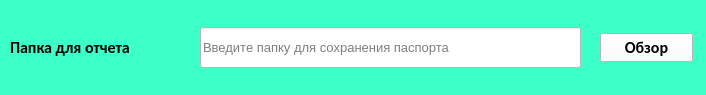
<?xml version="1.0" encoding="UTF-8"?>
<ui version="4.0">
 <class>drctryChoice</class>
 <widget class="QWidget" name="drctryChoice">
  <property name="geometry">
   <rect>
    <x>0</x>
    <y>0</y>
    <width>706</width>
    <height>95</height>
   </rect>
  </property>
  <property name="font">
   <font>
    <family>Calibri</family>
    <pointsize>10</pointsize>
    <weight>75</weight>
    <bold>true</bold>
   </font>
  </property>
  <property name="windowTitle">
   <string>Выберите папку для сохранения паспорта</string>
  </property>
  <property name="styleSheet">
   <string notr="true">background-color: rgb(61, 255, 200);
border-color: rgb(7, 7, 7);</string>
  </property>
  <widget class="QLineEdit" name="lineEdit">
   <property name="geometry">
    <rect>
     <x>200</x>
     <y>27</y>
     <width>381</width>
     <height>41</height>
    </rect>
   </property>
   <property name="font">
    <font>
     <pointsize>10</pointsize>
    </font>
   </property>
   <property name="styleSheet">
    <string notr="true">background-color: rgb(255, 255, 255);
color: rgb(0, 0, 0);</string>
   </property>
   <property name="text">
    <string/>
   </property>
   <property name="placeholderText">
    <string>Введите папку для сохранения паспорта</string>
   </property>
  </widget>
  <widget class="QPushButton" name="pushButton">
   <property name="geometry">
    <rect>
     <x>600</x>
     <y>33</y>
     <width>93</width>
     <height>29</height>
    </rect>
   </property>
   <property name="font">
    <font>
     <family>Calibri</family>
     <pointsize>12</pointsize>
     <weight>75</weight>
     <bold>true</bold>
    </font>
   </property>
   <property name="styleSheet">
    <string notr="true">background-color: rgb(255, 255, 255);</string>
   </property>
   <property name="text">
    <string>Обзор</string>
   </property>
  </widget>
  <widget class="QLabel" name="label">
   <property name="geometry">
    <rect>
     <x>10</x>
     <y>37</y>
     <width>161</width>
     <height>21</height>
    </rect>
   </property>
   <property name="font">
    <font>
     <family>Calibri</family>
     <pointsize>12</pointsize>
     <weight>75</weight>
     <bold>true</bold>
    </font>
   </property>
   <property name="text">
    <string>Папка для отчета</string>
   </property>
  </widget>
 </widget>
 <resources/>
 <connections/>
</ui>
